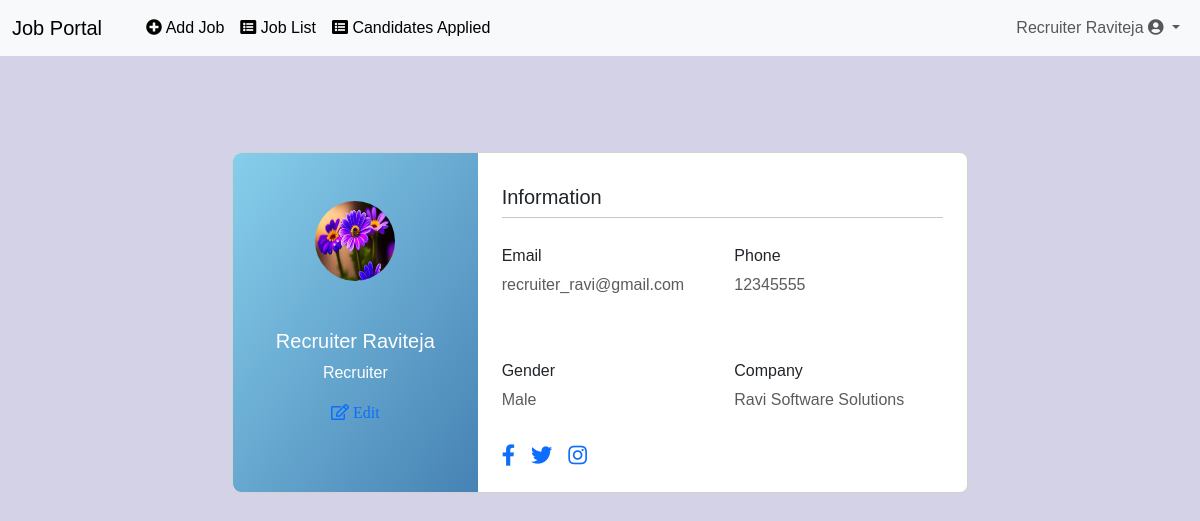
The app's page /recruiter_profile/ (signed in) with its own data.
### job/models.py (models this page shows, shortened)
class Recruiter(models.Model):
    user = models.ForeignKey(User, on_delete=models.CASCADE)
    mobile = models.CharField(max_length=15, blank=True, null=True)
    image = models.ImageField(blank=True,null=True)
    gender = models.CharField(max_length=10, choices=GENDER_CHOICES, blank=True, null=True)
    type = models.CharField(max_length=10, blank=True, null=True)
    company=models.CharField(max_length=50,null=True)
    about_company=models.CharField(max_length=100,default=about_company_default)
    status = models.CharField(max_length=20,null=True)

### job/views.py (the view)
# urls.py: path('recruiter_profile/', recruiter_profile, name='recruiter_profile'),
def recruiter_profile(request):
    if not request.user.is_authenticated:
        return redirect('login_view')
    recruiter = Recruiter.objects.get(user=request.user)
    return render(request,'recruiter_profile.html',{'recruiter':recruiter})

### job/context_processors.py (called while the page is built)
def common_context(request):
    user_type = None
    latest_jobs = Job.objects.order_by('-start_date')[:9]
    if request.user.is_authenticated:
        if request.user.is_staff:
            user_type = 'admin'
        else:
            try:
                student_user = StudentUser.objects.get(user=request.user)
                user_type = student_user.type
            except StudentUser.DoesNotExist:
                try:
                    recruiter = Recruiter.objects.get(user=request.user)
                    user_type = recruiter.type
                except Recruiter.DoesNotExist:
                    user_type = "None"
    return {
        'user_type': user_type,
        'latest_jobs': latest_jobs
    }

### job/templates/recruiter_profile.html (shortened to what this page needs)
{% extends "recruiter_navigation.html" %}
{% block content %}
<div class="my-5" >
    <div class="container py-5 h-100">
      <div class="row d-flex justify-content-center align-items-center h-100">
        <div class="col col-lg-8 mb-4 mb-lg-0">
          <div class="card mb-3" style="border-radius: .5rem;">
            <div class="row g-0">
              <div class="col-md-4 gradient-custom text-center text-white"
                style="border-top-left-radius: .5rem; border-bottom-left-radius: .5rem;">
                {% if recruiter.image %}
                  <img src="{{ recruiter.image.url }}"  alt="Avatar" class="img-fluid my-5 rounded-circle" style="width: 80px; height: 80px;">
                {% else %}
                  <img src="https://e1.pxfuel.com/desktop-wallpaper/309/9/desktop-wallpaper-69318-anime-forum-avatars-cool-profile-anime.jpg"
                  alt="Avatar" class="img-fluid my-5 rounded-circle" style="width: 80px; height: 80px;" />
                {% endif %}
                <h5>{{ request.user.first_name | title }} {{ request.user.last_name |title }}</h5>
                <p>{{user_type | title}}</p>
                <a href="{% url 'recruiter_home' %}">
                    <i class="far fa-edit mb-5"> Edit</i>
                </a>
              </div>
              <div class="col-md-8">
                <div class="card-body mt-2 p-4">
                  <h5>Information</h5>
                  <hr class="mt-0 mb-4">
                  <div class="row pt-1">
                    <div class="col-6 mb-5">
                      <h6>Email</h6>
                      <p class="text-muted">{{ request.user.username }}</p>
                    </div>
                    <div class="col-6 mb-3">
                      <h6>Phone</h6>
                      <p class="text-muted">{{ recruiter.mobile }}</p>
                    </div>
                    <div class="col-6 mb-3">
                        <h6>Gender</h6>
                        {% if recruiter.gender == 'M' %}
                        <p class="text-muted">Male</p>
                        {% elif recruiter.gender == 'F' %}
                        <p class="text-muted">Female</p>
                        {% else %}
                        <p class="text-muted">Other</p>
                        {% endif %}
                      </div>
                      <div class="col-6 mb-3">
                        <h6>Company</h6>
                      <p class="text-muted">{{ recruiter.company }}</p>
                      </div>
                  </div>
                  <div class="d-flex justify-content-start">
                    <a href="#!"><i class="fab fa-facebook-f fa-lg me-3"></i></a>
                    <a href="#!"><i class="fab fa-twitter fa-lg me-3"></i></a>
                    <a href="#!"><i class="fab fa-instagram fa-lg"></i></a>
                  </div>
                </div>
              </div>
            </div>
          </div>
        </div>
      </div>
    </div>
</div>
{% endblock  %}

### job/templates/recruiter_navigation.html (shortened to what this page needs)
<!DOCTYPE html>
<html lang="en">
<head>
    {% load static %}
    <link rel="stylesheet" href="https://cdnjs.cloudflare.com/ajax/libs/font-awesome/5.15.4/css/all.min.css">
    <link href="https://cdn.jsdelivr.net/npm/bootstrap@5.3.3/dist/css/bootstrap.min.css" rel="stylesheet">
</head>
<body>
    <nav class="navbar navbar-expand-lg bg-body-tertiary sticky-top" data-bs-theme="light">
            <div class="container-fluid">
                <a class="navbar-brand" href="{% url "index" %}">Job Portal</a>
                <div class="collapse navbar-collapse" id="navbarScroll">
                    <ul class="navbar-nav me-auto my-2 my-lg-0 navbar-nav-scroll" style="--bs-scroll-height: 100px;">
                        <li class="nav-item">
                            <a class="nav-link active" href="{% url "job_add" %}">
                                <i class="fas fa-plus-circle"></i> Add Job
                            </a>
                        </li>
                        <li class="nav-item">
                            <a class="nav-link active" href="{% url "job_list" %} ">
                                <i class="fas fa-list-alt"></i> Job List
                            </a>
                        </li>
                        <li class="nav-item">
                            <a class="nav-link active" href="{% url "applied_candidates_list" %} ">
                                <i class="fas fa-list-alt"></i> Candidates  Applied
                            </a>
                        </li>
                    </ul>
                    <ul class="navbar-nav ml-auto">
                        <li class="nav-item dropdown">
                            <a class="nav-link dropdown-toggle" href="#" id="navbarDropdown" role="button" data-bs-toggle="dropdown" aria-expanded="false">
                                {{request.user.first_name.title}} {{request.user.last_name.title}} <i class="fas fa-user-circle"> </i>
                            </a>
                        </li>
                    </ul>
                </div>
            </div>
        </nav>
      {% block content %}
      {% endblock  %}
<link rel="stylesheet" type="text/css" href="https://cdn.datatables.net/2.0.5/css/dataTables.dataTables.css">
<link rel="stylesheet" type="text/css" href="https://cdn.datatables.net/buttons/3.0.2/css/buttons.dataTables.css">
</body>
</html>

### job/templates/recruiter_navigation.html (style rules this page uses)
body { font-family: Arial, sans-serif; background-color:#d3d2e7; }

### job/templates/recruiter_profile.html (style rules this page uses)
.gradient-custom { background: #87CEEB; background: -webkit-linear-gradient(to right bottom, #87CEEB, #4682B4); background: linear-gradient(to right bottom, #87CEEB, #4682B4); }

### records on screen
Recruiter: image (picture), type "Recruiter", mobile "12345555", company "Ravi Software Solutions"

### other values on screen
{{ request.user.first_name.title }} "Recruiter"
{{ request.user.last_name.title }} "Raviteja"
{{ request.user.first_name | title }} "Recruiter"
{{ request.user.last_name |title }} "Raviteja"
{{ request.user.username }} "recruiter_ravi@gmail.com"
